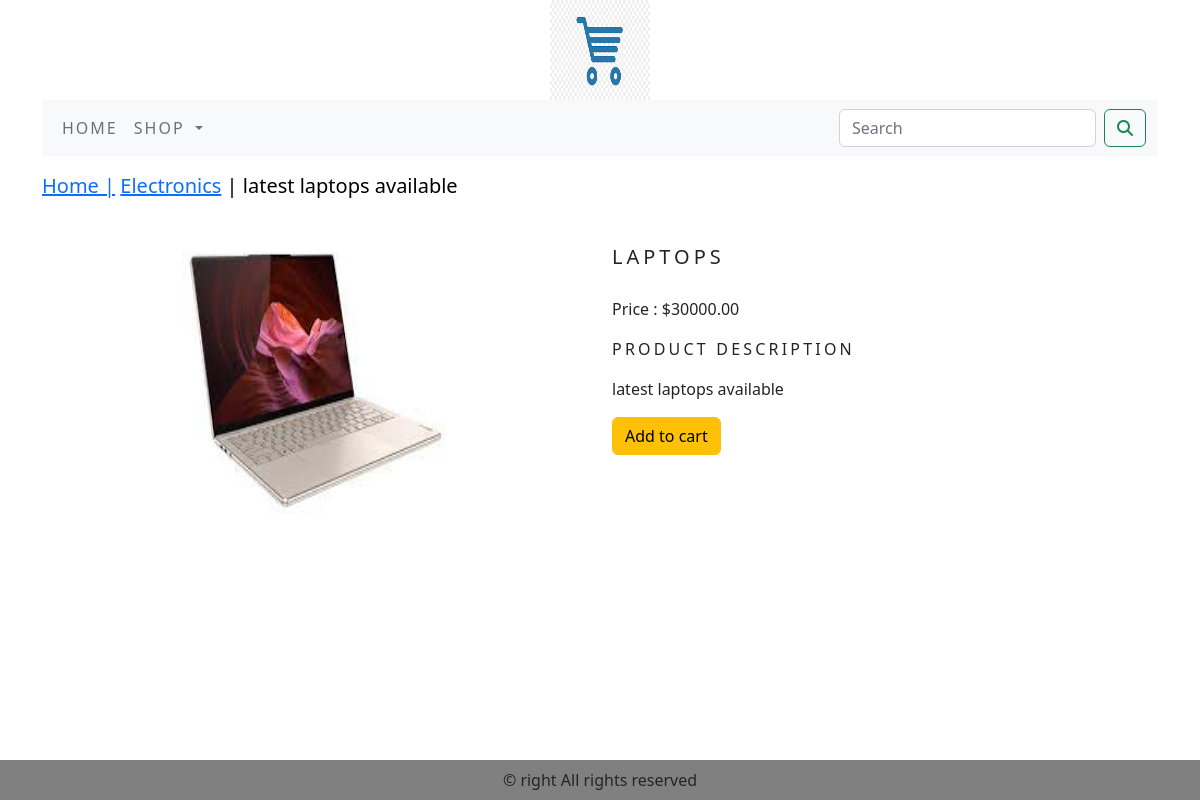
/electronics/laptops/, run on the app's committed database.
### shop/models.py (models this page shows, shortened)
class Products(models.Model):
    name = models.CharField(max_length=250, unique=True)
    slug = models.SlugField(max_length=200, unique=True)
    description = models.CharField(max_length=200, blank=True)
    image = models.ImageField(upload_to='products', blank=True)
    price = models.DecimalField(max_digits=10, decimal_places=2)
    category = models.ForeignKey(Category, on_delete=models.CASCADE)
    stock = models.IntegerField()
    available = models.BooleanField(default=True)
    created = models.DateTimeField(auto_now_add=True)
    updated = models.DateTimeField(auto_now=True)
    class Meta:
        ordering = ('name',)
        verbose_name = 'PRODUCT'
        verbose_name_plural = 'PRODUCTS'

class Category(models.Model):
    name = models.CharField(max_length=250, unique=True)
    slug = models.SlugField(max_length=200, unique=True)
    description = models.CharField(max_length=200, blank=True)
    image = models.ImageField(upload_to='category', blank=True)
    class Meta:
        ordering = ('name',)
        verbose_name = 'CATEGORY'
        verbose_name_plural = 'CATEGORIES'
    def get_url(self):
        return reverse("shop:products_by_category", args=[self.slug])
    def __str__(self):
        return self.name

### shop/views.py (the view)
# urls.py: path('<slug:c_slug>/<slug:product_slug>/', views.ProDetail, name='prod_detail'),
def ProDetail(request, c_slug, product_slug):
    try:
        product = Products.objects.get(category__slug=c_slug, slug=product_slug)
        print(type(product))
    except Exception as e:
        raise e
    return render(request, 'product.html', {'product': product})

### cart/context_processors.py (called while the page is built)
def counter(request):
    item_count = 0
    if 'admin' in request.path:
        return {}
    else:
        try:
            cart = Cart.objects.filter(cart_id=cart_id(request))
            cart_items = CartItem.objects.all().filter(cart=cart[:1])
            for cart_item in cart_items:
                print(cart_item.quantity)
                item_count += cart_item.quantity
        except Cart.DoesNotExist:
            item_count = 0
        return dict(item_count=item_count)

### cart/views.py (called while the page is built)
def cart_id(request):
    cart = request.session.session_key
    if not cart:
        cart = request.session.create()
    return cart

### shop/context_processors.py (called while the page is built)
def menu_links(request):
    links = Category.objects.all()
    return dict(links=links)

### templates/product.html (shortened to what this page needs)
{% extends 'base.html' %}
{% load static %}
{% block body %}
<div class="row my_prod_row_class">
    <div class="mx-auto">
        <a href="{% url 'shop:allProdCat' %}">Home |</a>
        <a href="{{product.category.get_url}}"> {{product.category}}</a> | {{product.description}}
    </div>
<div class="container">
<br>
<div class="row">
        <div class="col-12 col-sm-12 col-md-12 col-lg-6 text-center">
            <div style="min-width:18rem;">
                    <img src="{{product.image.url}}" alt="{{product.name}}" height="300px;" width="300px;">
            </div>
        </div>
        <div class="col-12 col-sm-12 col-md-12 col-lg-6">
                <div>
                        <h1 class="my_prod_title">{{product.name}}</h1>
                        <p>Price : ${{product.price}}</p>
                        <p class="my_title">Product description</p>
                        <p class="text-justify my_prod_text">{{product.description}}</p>
                        {% if product.stock <= 0 %}
                        <p class="text-justify my_prod_text">Out of stock</p>
                        {% else %}
                        <a class="btn btn-warning" href="{% url 'cart:add_cart' product.id %}">Add to cart</a>
                        {% endif %}
                </div>
        </div>
</div>
</div>
</div>
{% endblock %}

### static/css/custom.css (style rules this page uses)
body { font-family: "Lucida Console", "Courier New", monospace; }
.my_title { font-size:16px; text-transform:uppercase; letter-spacing:.2em; }
.my_prod_row_class { padding-top:15px; padding-bottom:20px; }
.my_prod_row_class .mx-auto { color:black; font-size:20px; font-decoration:none; }
.my_prod_title { font-size:20px; padding-top:20px; padding-bottom:20px; letter-spacing:.2em; text-transform:uppercase; }
.my_prod_text { padding-right:20px; }

### data on the page
Products: category "Electronics", description "latest laptops available", image (picture), name "LAPTOPS", price "30000.00"
